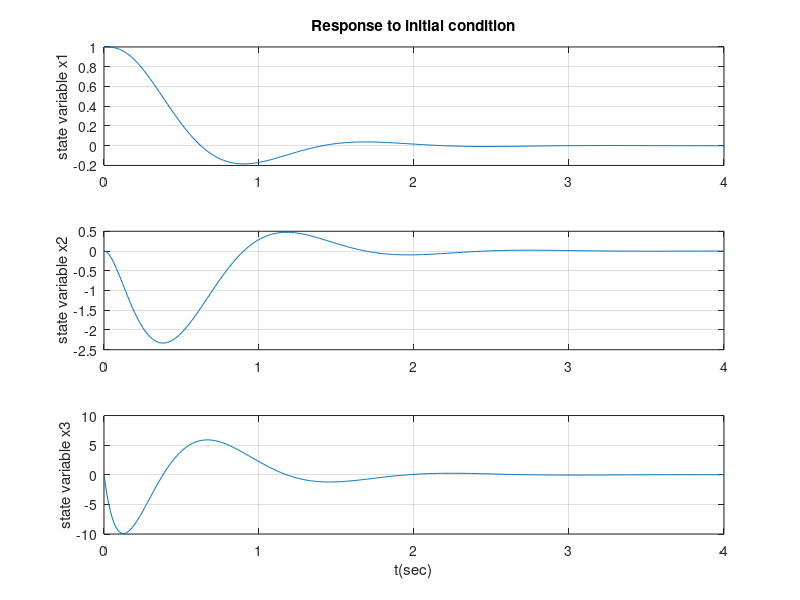

MATLAB code for this plot:
A = [0 1 0;0 0 1;-1 -5 -6];
B = [0;0;1];
K = [199 55 8];
sys = ss(A-B*K,eye(3),eye(3),eye(3));
t = 0:0.01:4;
x = initial(sys,[1;0;0],t);
x1 = [1 0 0]*x';
x2 = [0 1 0]*x';
x3 = [0 0 1]*x';
subplot(3,1,1);plot(t,x1),grid
title('Response to initial condition')
ylabel('state variable x1')
subplot(3,1,2);plot(t,x2),grid
ylabel('state variable x2')
subplot(3,1,3);plot(t,x3),grid
xlabel('t(sec)')
ylabel('state variable x3')